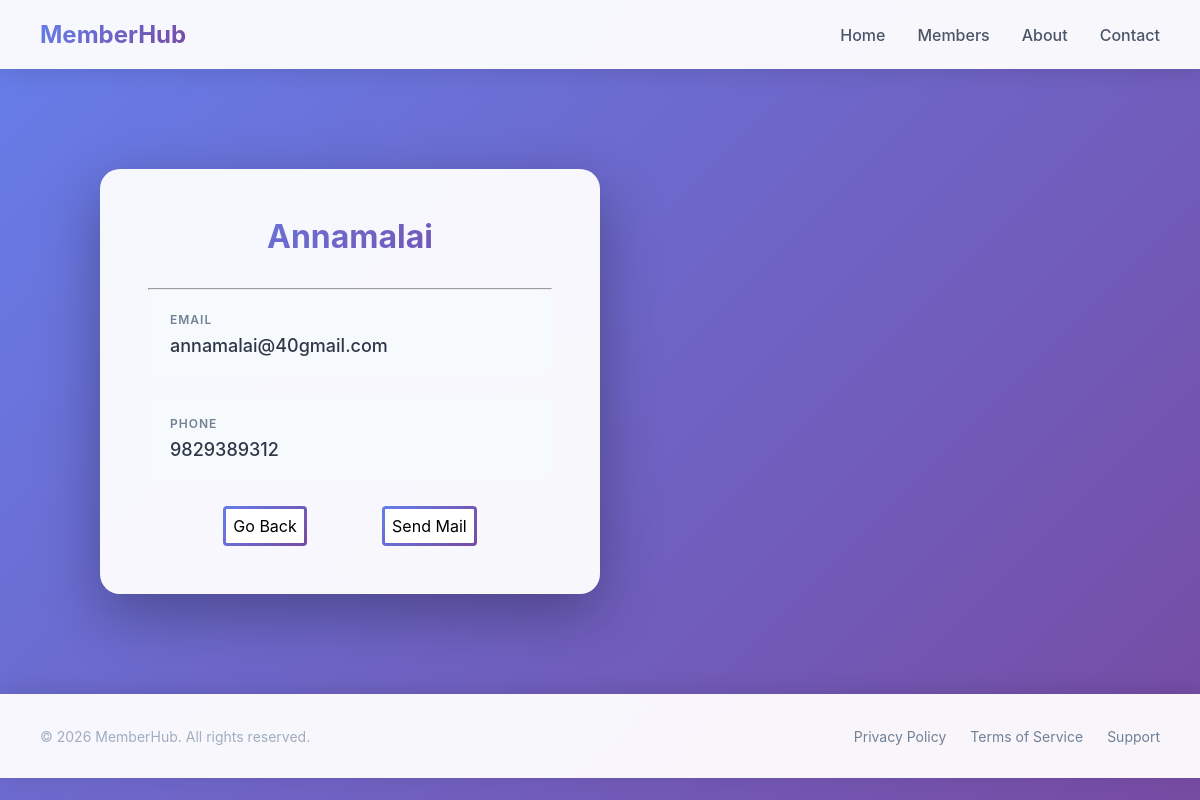
The app's page /members/details/annamalai with its own data.
### app/models.py (models this page shows)
class userreg(models.Model):
    name = models.CharField(max_length=100)
    email = models.CharField(max_length=50)
    phone = models.IntegerField()
    slug = models.SlugField(default="", null=False)

### app/views.py (the view)
# urls.py: path("members/details/<slug:slug>", views.details, name="details"),
def details(request, slug):
    mymembers = userreg.objects.get(slug = slug)
    context = {
        "member" : mymembers,
    }
    return render(request, "detail.html", context)

### templates/detail.html (shortened to what this page needs)
{% extends "master.html" %}
{% load static %}
{% block content %}
    <div class="container">
        <h1>{{member.name}}</h1>
        <hr>
        <div class="info-card">
            <div class="info-label">Email</div>
            <div class="info-value">{{member.email}}</div>
        </div>
        <div class="info-card">
            <div class="info-label">Phone</div>
            <div class="info-value">{{member.phone}}</div>
        </div>
    <div class="btn_box">
        <a href="{% url 'members' %}" class="mem-go-back-btn">Go Back</a>
        <a href="{% url 'send_email' member.slug %}" class="mem-go-back-btn">Send Mail</a>
    </div>
    </div>
{% endblock %}

### static/css/myfirst.css (style rules this page uses)
* { margin: 0; padding: 0; box-sizing: border-box; }
body { font-family: -apple-system, BlinkMacSystemFont, 'Segoe UI', Roboto, Oxygen, Ubuntu, Cantarell, sans-serif; background: linear-gradient(135deg, #667eea 0%, #764ba2 100%); min-height: 100vh; display: flex; flex-direction: column; }
.container { background: rgba(255, 255, 255, 0.95); backdrop-filter: blur(10px); border-radius: 20px; padding: 48px; max-width: 500px; width: 100%; box-shadow: 0 20px 60px rgba(0, 0, 0, 0.3); animation: fadeIn 0.6s ease-out; }
h1 { font-size: 32px; font-weight: 700; color: #1a202c; margin-bottom: 32px; text-align: center; background: linear-gradient(135deg, #667eea 0%, #764ba2 100%); -webkit-background-clip: text; -webkit-text-fill-color: transparent; background-clip: text; }
.info-card { background: #f7fafc; border-radius: 12px; padding: 20px; margin-bottom: 16px; transition: all 0.3s ease; border: 2px solid transparent; }
.info-label { font-size: 12px; font-weight: 600; text-transform: uppercase; letter-spacing: 1px; color: #718096; margin-bottom: 8px; }
.info-value { font-size: 18px; color: #2d3748; font-weight: 500; }
.container { background: rgba(255, 255, 255, 0.95), transparent; backdrop-filter: blur(10px); border-radius: 20px; padding: 48px; max-width: 500px; width: 100%; box-shadow: 0 20px 60px rgba(0, 0, 0, 0.3); animation: fadeIn 0.6s ease-out; margin: 100px; }
.btn_box { display: flex; flex-direction: row; justify-content: space-evenly; align-items: center; }
.mem-go-back-btn { margin-top: 8px; text-decoration: none; background-color: white; padding: 7px; border: 3px solid transparent; background-image: linear-gradient(white, white), linear-gradient(135deg, #667eea 0%, #764ba2 100%); background-origin: border-box; background-clip: padding-box, border-box; border-radius: 4px; color: black; transition: background-color 1s ease, color 0.3s ease, transform 0.3s ease; }

### records on screen
userreg: name "Annamalai", email "annamalai@40gmail.com", phone "9829389312"
